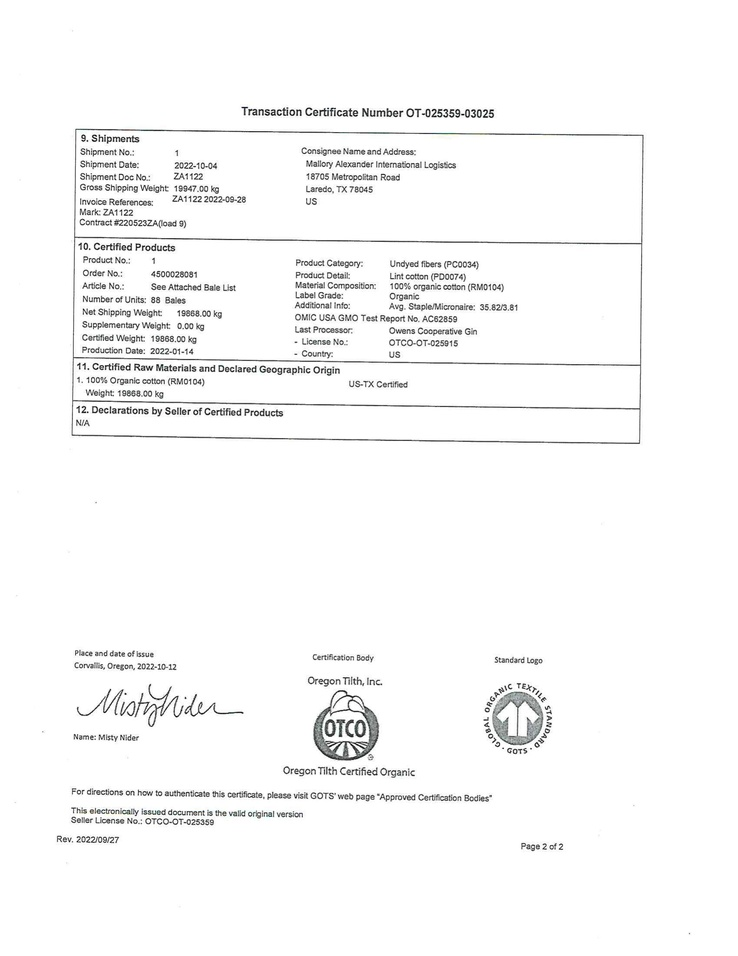
#> input picture temp.jpg, 738 x 956 px, shrunk from 1700 x 2200 before the run
$ python -i extract.py   (imports and definitions only)
#> lines starting #> are read from the running program, lines starting #| are printed output that depends on the picture; after the words box and inside, x2 and y2 are one past the last pixel; in counts of white or black regions, pixels touching at a corner belong together
import cv2
import numpy as np
import pytesseract
def main():
    data = []
    image = cv2.imread('temp.jpg')
#> image is the input picture: shape (956, 738, 3); mean B, G, R 248.3, 248.4, 248.3
    pytesseract.pytesseract.tesseract_cmd = r'C:\\Program Files\\Tesseract-OCR\\tesseract.exe'
    gray = cv2.cvtColor(image, cv2.COLOR_BGR2GRAY)
    _, binary = cv2.threshold(gray, 200, 250, cv2.THRESH_BINARY_INV)
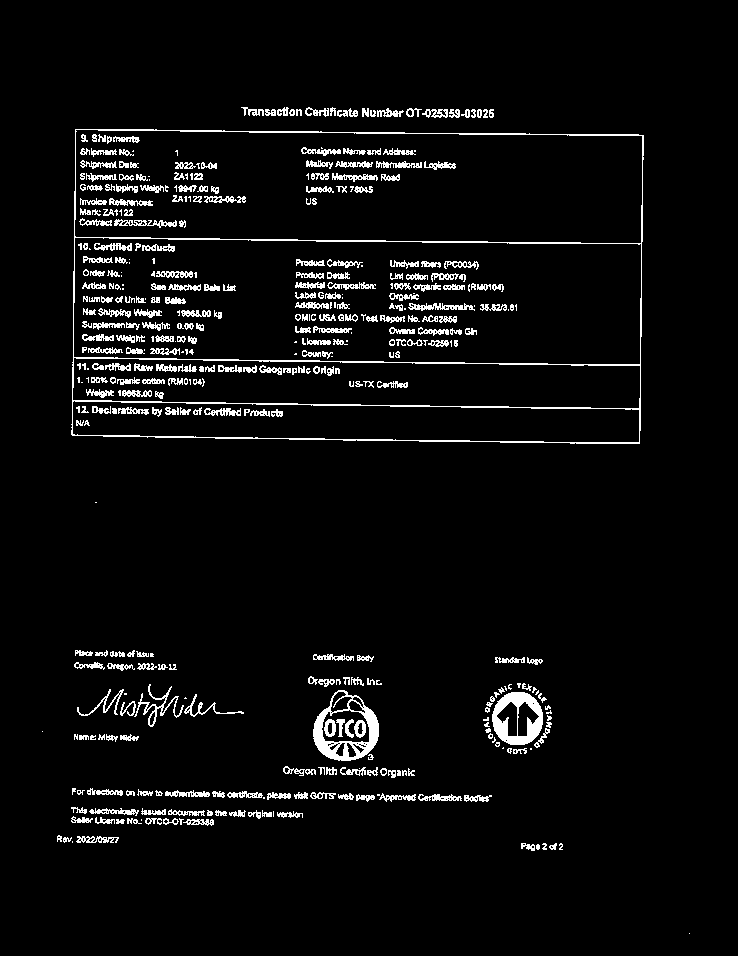
#> binary: shape (956, 738); values 0 (black) and 250 (white), 4.7% white in thin lines or dots, all inside (x1, y1, x2, y2) = (42, 107, 690, 934)
    # [6 lines of commented-out code are left out]

    contours, _ = cv2.findContours(binary, cv2.RETR_EXTERNAL, cv2.CHAIN_APPROX_SIMPLE)
#> contours = 146 contours, 63 with area under 20; largest, box (x1, y1, x2, y2) and area: (71, 129, 644, 444) 174654, (313, 690, 379, 761) 3334, (492, 692, 543, 745) 2094, (134, 684, 184, 727) 267, (89, 808, 139, 816) 144
    text=""
    rectangles = []
    custom_config = r'--psm 6'
    for contour in contours:
        perimeter = cv2.arcLength(contour, True)
        approx = cv2.approxPolyDP(contour, 0.01 * perimeter, True)
        # if len(approx) == 4:
        rectangles.append(approx)
#> this loop made 146 passes
#> perimeter on passes 2, 3, 4, 5, 6, 8, 9, 10, 11, 13, 14, 15: 13.66, 24.14, 23.31, 24.14, 48.38, 32.38, 160, 22.49, 85.6, 26.73, 18.24, 45.21
#> (perimeter, approx) on passes 1, 7, 12, 21, 31, 34: (0, [[689, 933]]), (2, [[72, 841], [72, 842]]), (2, [[141, 819], [141, 820]]), (10, [[273, 811], [273, 816]]), (4, [[263, 797], [263, 798], [264, 798], [264, 797]]), (6, [[377, 794], [377, 795], [379, 795], [379, 794]])
#> after the loop, rectangles = 146 contours, 63 with area under 20; largest, box (x1, y1, x2, y2) and area: (72, 129, 644, 444) 174247, (313, 690, 379, 761) 3297, (492, 692, 543, 745) 2054, (134, 684, 184, 727) 344, (418, 794, 462, 801) 152
    for rectangle in reversed(rectangles):
        x, y, w, h = cv2.boundingRect(rectangle)
        if w < 300:
            continue

        text_region = gray[y:y+h, x:x+w]
        extracted_text = pytesseract.image_to_string(text_region,config=custom_config)
        data.append(extracted_text)
        text+=extracted_text
        cv2.drawContours(image, [rectangle], -1, (0, 255, 0), 2)
#> this loop made 20 passes
#> (x, y, w, h) on passes 1 to 12: (241, 107, 23, 9), (277, 107, 12, 9), (305, 107, 24, 10), (330, 107, 6, 9), (337, 108, 21, 9), (362, 108, 7, 9), (377, 108, 27, 9), (406, 108, 16, 9), (265, 109, 11, 7), (289, 109, 6, 7), (296, 109, 6, 7), (422, 109, 26, 9)
#> (rectangle, x, y, w, h) on pass 20: ([[75, 129], [72, 435], [639, 443], [643, 135]], 72, 129, 572, 315)
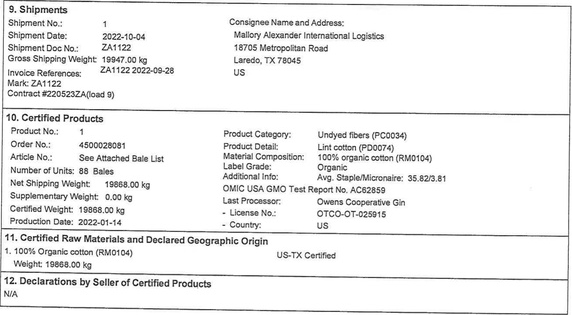
#> text_region: shape (315, 572); min 0, max 255, mean 238.2
#> after the loop, data = []; text = ''

    # [4 lines of commented-out code are left out]
    return data

#> (the run stopped early here; a loop or call above may not have finished)

$ run again, with 1.jpg copied over temp.jpg
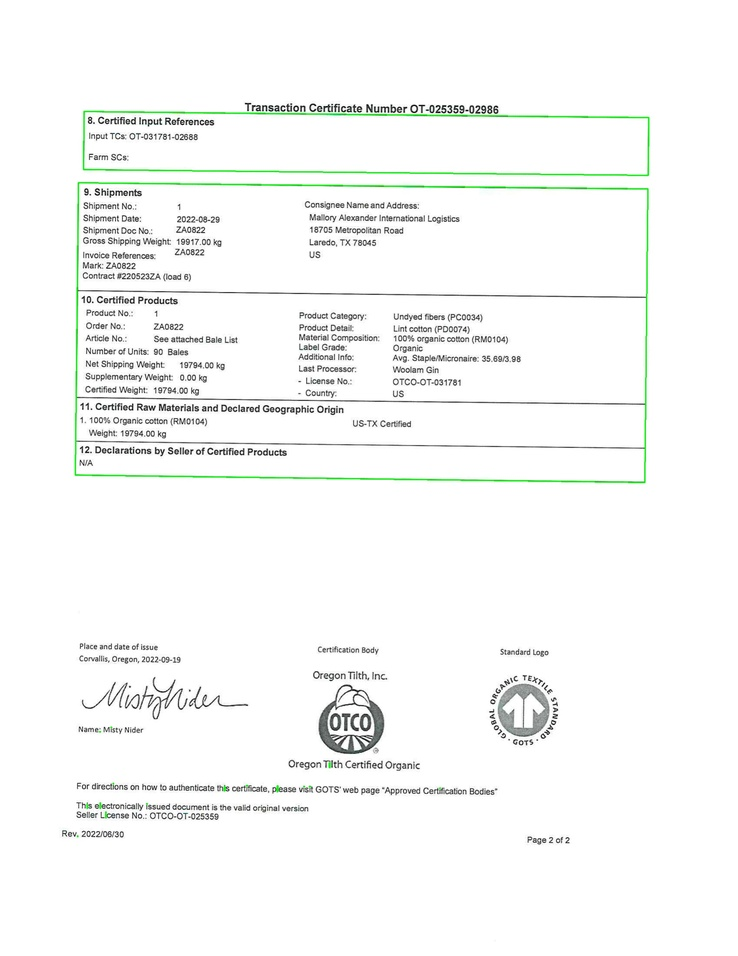
#> input picture 1.jpg, 738 x 956 px, shrunk from 1700 x 2200 before the run
#> in main, image is the input picture: shape (956, 738, 3); mean B, G, R 247.4, 248.7, 247.4
#> in main, `_, binary = cv2.threshold(gray, 200, 250, cv2.THRESH_BINARY_INV)`:
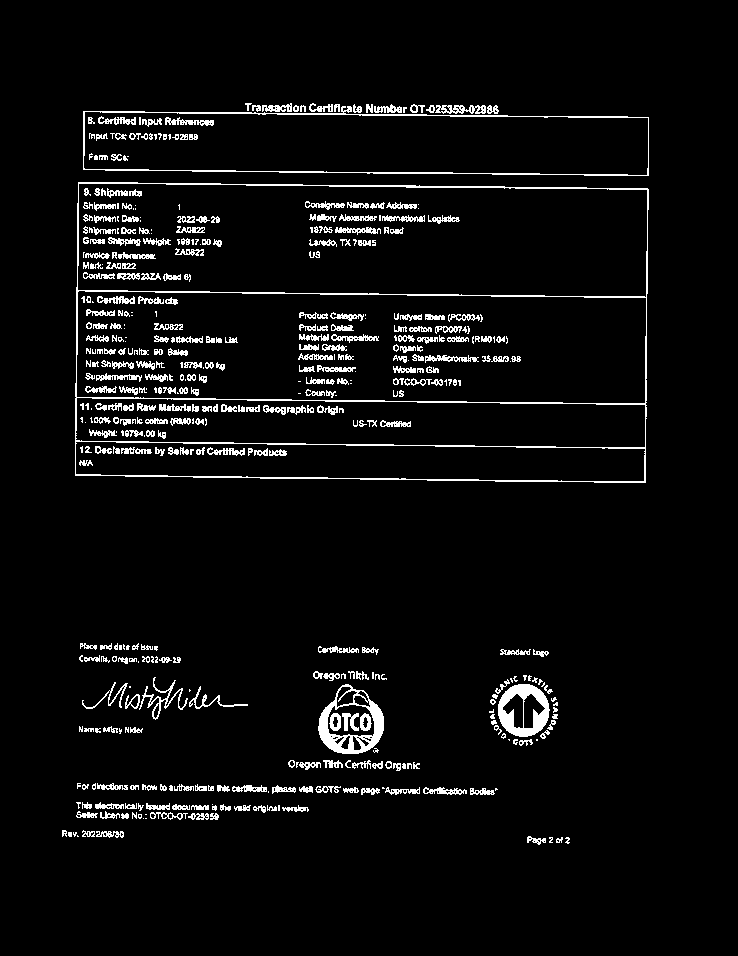
#> binary: shape (956, 738); values 0 (black) and 250 (white), 4.8% white in thin lines or dots, all inside (x1, y1, x2, y2) = (62, 103, 649, 845)
#> contours = 165 contours, 81 with area under 20; largest, box (x1, y1, x2, y2) and area: (75, 182, 649, 483) 167397, (83, 106, 649, 176) 33090, (318, 684, 384, 754) 3270, (498, 684, 550, 737) 2084, (435, 105, 486, 114) 266
#> the loop in main, `for contour in contours:` made 165 passes
#> perimeter on passes 1 to 3: 23.56, 24.49, 20.49
#> after the loop in main, `for contour in contours:`: rectangles = 165 contours, 81 with area under 20; largest, box (x1, y1, x2, y2) and area: (75, 182, 648, 483) 167164, (83, 111, 649, 176) 32770, (318, 684, 384, 754) 3228, (498, 684, 549, 737) 2072, (435, 105, 486, 114) 262
#> the loop in main, `for rectangle in reversed(rectangles):` made 15 passes
#> (x, y, w, h) on passes 1 to 8: (245, 103, 7, 8), (262, 103, 30, 9), (309, 103, 24, 9), (334, 104, 6, 8), (353, 104, 9, 9), (366, 104, 7, 9), (374, 104, 28, 9), (410, 104, 15, 9)
#> after the loop in main, `for rectangle in reversed(rectangles):`:
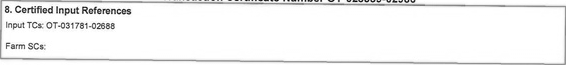
#> text_region: shape (65, 566); min 0, max 255, mean 242.5
#> after the loop in main, `for rectangle in reversed(rectangles):`: data = []; text = ''
